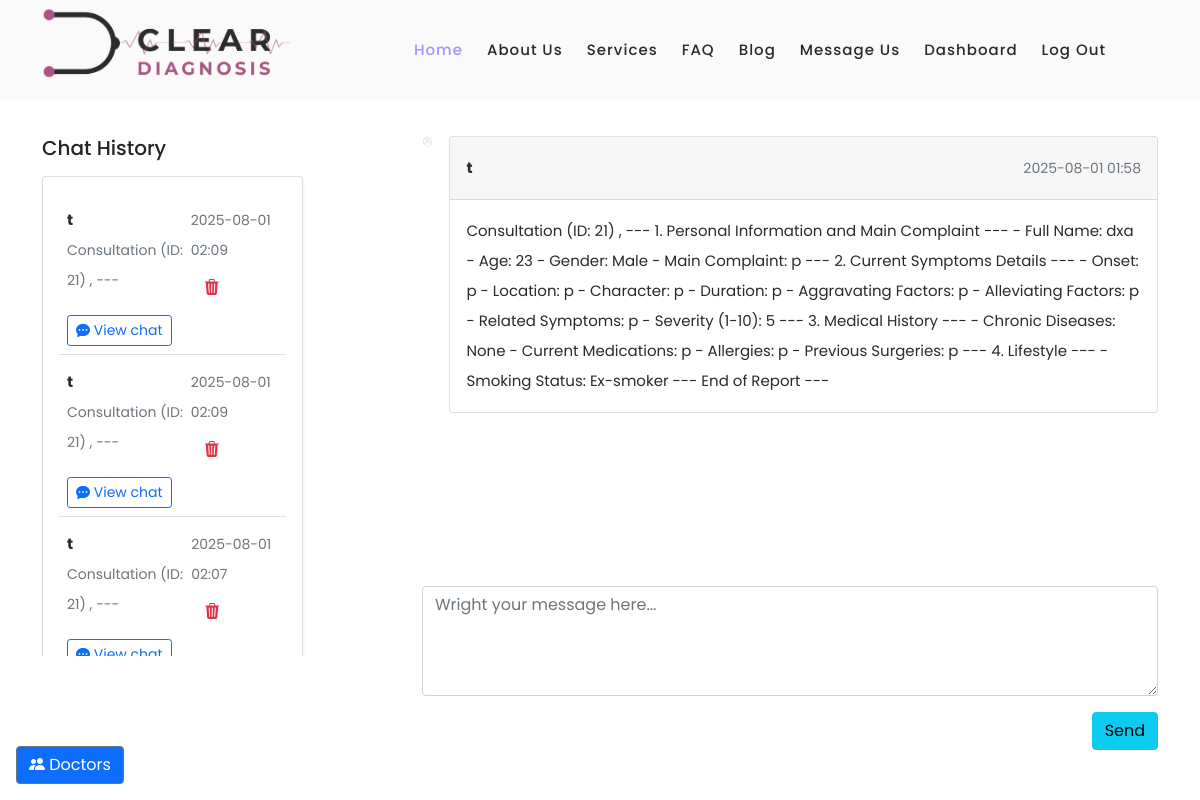
Screenshot of /chat/11/doctor/2?user_id=1 (signed in) with the database file from the repository.
### models.py (models this page shows, shortened)
class Conversation(db.Model):
    id = db.Column(db.Integer, primary_key=True)
    user_id = db.Column(db.Integer, db.ForeignKey('users.id'), nullable=False)
    role = db.Column(db.String(50), default='User')  # 'User' or 'Doctor'
    subject = db.Column(db.String(255), nullable=False)
    messages = db.relationship('Message', backref='conversation',cascade="all, delete-orphan", lazy=True, order_by="Message.timestamp")
    doctor_id = db.Column(db.Integer, db.ForeignKey('doctors.id'), nullable=True)
    timestamp = db.Column(db.DateTime, default=datetime.utcnow)
    status = db.Column(db.String(50), default='active')  # 'active', 'closed', 'pending'
    user = db.relationship('User', backref='conversations')

class User(db.Model):
    __tablename__ = 'users'
    id = db.Column(db.Integer, primary_key=True)
    username = db.Column(db.String(80), unique=True, nullable=False)
    email = db.Column(db.String(120), unique=True, nullable=False)
    password_hash = db.Column(db.String(128), nullable=False)
    role = db.Column(db.String(50), default='user')
    is_admin = db.Column(db.Boolean, default=False)
    is_online = db.Column(db.Boolean, default=False)
    last_login = db.Column(db.DateTime, nullable=True)
    created_at = db.Column(db.DateTime, server_default=db.func.now())
    updated_at = db.Column(db.DateTime, server_default=db.func.now(), onupdate=db.func.now())
    doctor_profile = db.relationship('Doctor', back_populates='user', uselist=False)

class Message(db.Model):
    id = db.Column(db.Integer, primary_key=True)
    conversation_id = db.Column(db.Integer, db.ForeignKey('conversation.id'), nullable=False)
    sender_id = db.Column(db.Integer, db.ForeignKey('users.id'), nullable=False)
    role = db.Column(db.String(50), default='User')  # 'User' or 'Doctor' or 'Assistant'
    content = db.Column(db.Text, nullable=False)
    timestamp = db.Column(db.DateTime, default=datetime.utcnow)
    sender = db.relationship('User')

### app.py (the view, shortened to what this page needs)
@app.route('/chat/<int:conversation_id>', defaults={'doctor_id': None}, methods=['GET', 'POST'])
@app.route('/chat/<int:conversation_id>/doctor/<int:doctor_id>', methods=['GET', 'POST'])
@login_required
def chat(conversation_id, doctor_id):
    doctors = db.session.query(User).join(Doctor).filter(User.role == 'doctor').all()
    conversations = Conversation.query.filter_by(user_id=current_user.id).order_by(Conversation.timestamp.desc()).all()
    doctor_conversations = Conversation.query.filter_by(doctor_id=current_user.id).order_by(Conversation.timestamp.desc()).all()
    if current_user.role == 'doctor':
        conversations = doctor_conversations
    if conversation_id == 0:
        return render_template('chat.html', conversations=conversations, doctors=doctors,doctor_id=doctor_id, new_chat=True)
    user_id = request.args.get('user_id', type=int)
    if user_id :
        convo = Conversation.query.filter_by(id=conversation_id, user_id=user_id, doctor_id=current_user.id).first_or_404()
    else:
        convo = Conversation.query.filter_by(id=conversation_id, user_id=current_user.id).first_or_404()
    return render_template('chat.html', conversations=conversations, conversation=convo, doctors=doctors, new_chat=False)

### app.py (called while the page is built)
@login_manager.user_loader
def load_user(user_id):
    return UserLogin.query.get(int(user_id))

@app.before_request
def create_tables():
    db.create_all()

@app.before_request
def update_last_seen():
    if current_user.is_authenticated:
        current_user.last_login = datetime.utcnow()
        db.session.commit()

### templates/chat.html (shortened to what this page needs)
{%extends "base.html" %}
{% block content %}
<section>
  <div class="container py-3">
    <div class="row">
      <div class="col-md-5 col-lg-4 col-xl-3 mb-4 mb-md-0 overflow-auto" style='height: 65vh;' id="chat-history">
        <h5 class="font-weight-bold mb-3 text-center text-lg-start">Chat History</h5>
        <div class="card shadow-sm">
          <div class="card-body">
          {% if conversations %}
            <ul class="list-unstyled mb-0">
            {% for conversation in conversations %}
              <li class="p-2 border-bottom">
                <a href="#!" class="d-flex justify-content-between">
                  <div class="d-flex flex-row">
                    <div class="pt-1">
                      <p class="fw-bold mb-0">
                        {% if conversation.doctor_id %}
                          {% if current_user.role == 'doctor' %}
                            {{ conversation.user.username }}
                          {% else %}
                            Dr. {{ conversation.doctor_id | doctor_name }}
                          {% endif %}
                        {% else %}
                          Medical Assistant
                        {% endif %}
                      </p>
                      <p class="small text-muted">{{ conversation.subject[:120] }}{% if conversation.subject|length > 120 %}...{% endif %}</p>
                    </div>
                  </div>
                  <div class="pt-1">
                    <p class="small text-muted mb-1">{{ conversation.timestamp.strftime('%Y-%m-%d %H:%M') }}</p>
                    <form method="POST"
                          action="{{ url_for('delete_conversation', conversation_id=conversation.id) }}"
                          class="delete-form">
                      <button type="button" class="btn btn-link text-danger trigger-delete">
                        <i class="bi bi-trash3-fill"></i>
                      </button>
                    </form>
                  </div>
                </a>
                      <p>
                        {% if current_user.role == 'doctor' %}
                        <a href="{{ url_for('chat', conversation_id=conversation.id,doctor_id=conversation.doctor_id, user_id=conversation.user_id) }}" class="btn btn-sm btn-outline-primary mt-2">
                        {% else %}
                        <a href="{{ url_for('chat', conversation_id=conversation.id, doctor_id=conversation.doctor_id) }}" class="btn btn-sm btn-outline-primary mt-2">
                        {% endif %}
                          <i class="bi bi-chat-dots-fill"></i>
                        View chat
                        </a>
                      </p>
              </li>
              {% endfor %}
            </ul>
          {% else %}
            <p class="text-muted">No conversation history yet.</p>
          {% endif %}
          </div>
        </div>
      </div>
      <div class="col-md-1 col-lg-1 col-xl-1 overflow-auto"  style='height: 65vh;' id=""></div>
      <div class="col-md-6 col-lg-7 col-xl-8 ' id="chat-box">
        <div  id="chat-messages" style="height: 55vh; overflow-y: auto;">
        <ul class="list-unstyled">
          {% if conversation %}
            {%if conversation.messages %}
              {% for msg in conversation.messages %}
                {% if msg.sender_id == current_user.id %}
                  <li class="d-flex flex-row-reverse mb-4">
                    <img src="{{ url_for('static', filename='images/avatar.svg') }}" alt="avatar"
                        class="rounded-circle d-flex align-self-start ms-3 shadow-1-strong" style="width:60px">
                    <div class="card">
                      <div class="card-header d-flex justify-content-between p-3">
                        <p class="fw-bold mb-0">You</p>
                        <p class="text-muted small mb-0 ms-3"><i class="far fa-clock"></i> {{ msg.timestamp.strftime('%Y-%m-%d %H:%M') }}</p>
                      </div>
                      <div class="card-body">
                        <p class="mb-0">
                          {{ msg.content }}
                        </p>
                      </div>
                    </div>
                  </li>
                {% elif msg.sender.username %}
                  <li class="d-flex mb-4">
                    <img src="{{ url_for('static', filename='images/avatar.svg') }}" alt="avatar"
                      class="rounded-circle d-flex align-self-start me-3 shadow-1-strong" style="width:60px">
                    <div class="card">
                      <div class="card-header d-flex justify-content-between p-3">
                        <p class="fw-bold mb-0">
                            {%if msg.sender.role == 'doctor' %}
                              Dr. {{ conversation.doctor_id | doctor_name}}
                            {% else %}
                              {{ msg.sender.username }}
                            {% endif %}
                        </p>
                        <p class="text-muted small mb-0 ms-3"> {{ msg.timestamp.strftime('%Y-%m-%d %H:%M') }}</p>
                      </div>
                      <div class="card-body">
                        <p class="mb-0">
                          {{ msg.content }}
                        </p>
                      </div>
                  </div>
                  </li>
                {% endif %}
              {% endfor %}
          {% endif %}
        </ul>
        </div>
        <div style="margin-top: 10px;">
          <ul class="list-unstyled">
              <form id="chat-form" method="POST">
                <li class="bg-white mb-3">
                  <div data-mdb-input-init class="form-outline">
                    <textarea required autofocus class="form-control bg-body-tertiary" placeholder="Wright your message here..." name="message" id="textAreaExample2" rows="4"></textarea>
                  </div>
                </li>
                <button  type="submit" data-mdb-button-init data-mdb-ripple-init class="btn btn-info btn-rounded float-end">Send</button>
            </form>
            {% endif %}
          </ul>
        </div>
      </div>
    </div>
  </div>
</section>
{% endblock %}

### static/css/templatemo-space-dynamic.css (style rules this page uses)
html, body, div, span, applet, object, iframe, h1, h2, h3, h4, h5, h6, p, blockquote, div pre, a, abbr, acronym, address, big, cite, code, del, dfn, em, font, img, ins, kbd, q, s, samp, small, strike, strong, sub, sup, tt, var, b, u, i, center, dl, dt, dd, ol, ul, li, figure, header, nav, section, article, aside, footer, figcaption { margin: 0; padding: 0; border: 0; outline: 0; }
ul, li { padding: 0; margin: 0; list-style: none; }
header, nav, section, article, aside, footer, hgroup { display: block; }
* { box-sizing: border-box; }
html, body { font-family: 'Poppins', sans-serif; font-weight: 400; background-color: #fff; -ms-text-size-adjust: 100%; -webkit-font-smoothing: antialiased; -moz-osx-font-smoothing: grayscale; }
a { text-decoration: none !important; }
h1, h2, h3, h4, h5, h6 { margin-top: 0px; margin-bottom: 0px; }
ul { margin-bottom: 0px; }
p { font-size: 15px; line-height: 30px; color: #2a2a2a; }
img { width: 100%; overflow: hidden; }
html, body { background: #fff; font-family: 'Poppins', sans-serif; }

### rows the page displays
Conversation: user.username "t", subject "Consultation (ID: 21) , ---", timestamp "2025-08-01 02:09"
Conversation: user.username "t", subject "Consultation (ID: 21) , ---", timestamp "2025-08-01 02:09"
Conversation: user.username "t", subject "Consultation (ID: 21) , ---", timestamp "2025-08-01 02:07"
Message: sender.username "t", timestamp "2025-08-01 01:58", content "Consultation (ID: 21) , --- 1. Personal Information and Main Complaint --- - Full Name: dxa - Age: 23 - Gender: Male - Main Complaint: p --- 2. Current Symptoms Details --- - Onset: p - Location: p - Character: p - Duration: p - Aggravating Factors: p - Alleviating Factors: p - Related Symptoms: p - Severity (1-10): 5 --- 3. Medical History --- - Chronic Diseases: None - Current Medications: p - Allergies: p - Previous Surgeries: p --- 4. Lifestyle --- - Smoking Status: Ex-smoker --- End of Report ---"
